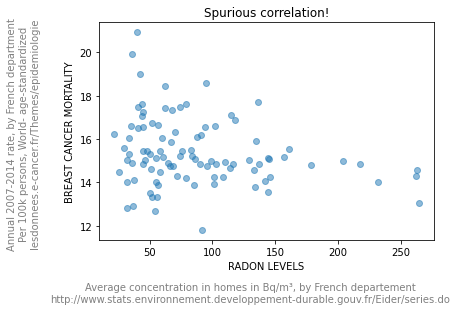

The script that drew this image:
import pandas as pd
import matplotlib.pyplot as plt

#get Y
#Y=pd.read_csv('mort-prostate-M-2007-2014.csv', sep=';', header=1)
#Y=pd.read_csv('mort-poumon-M-2007-2014.csv', sep=';', header=1)
Y=pd.read_csv('mort-sein-F-2007-2014.csv', sep=';', header=1)
Y = Y[['Numéro du département', 'Taux d\'incidence standardisé monde']]

#get X
X=pd.read_excel('radioactivite-naturelle.xls')
#X = X[X['Série']=='RA01Maximum de radon enregistrée']
X = X[X['Série']=='RA01Concentration moyenne de radon dans les unités d\'habitation']
X = X[['N° région, département','1999']]

#merge
M = pd.merge(Y,X, left_on='Numéro du département', right_on='N° région, département')

#plot
plt.scatter(M['1999'], M['Taux d\'incidence standardisé monde'], alpha=0.5)
plt.title("Spurious correlation!")
plt.xlabel("RADON LEVELS")
plt.ylabel("BREAST CANCER MORTALITY")
plt.text(-50,11,'Annual 2007-2014 rate, by French department\nPer 100k persons, World- age-standardized\nlesdonnees.e-cancer.fr/Themes/epidemiologie',
         alpha=0.5,rotation='vertical',horizontalalignment ='center')
plt.text(130,8.5,"Average concentration in homes in Bq/m³, by French departement\nhttp://www.stats.environnement.developpement-durable.gouv.fr/Eider/series.do",
         alpha=0.5,horizontalalignment ='center')

#for i in range(M.shape[0]):
#    plt.text(M['1999'][i],M['Taux d\'incidence standardisé monde'][i],s=M['Numéro du département'][i], alpha=0.5)
plt.show()
